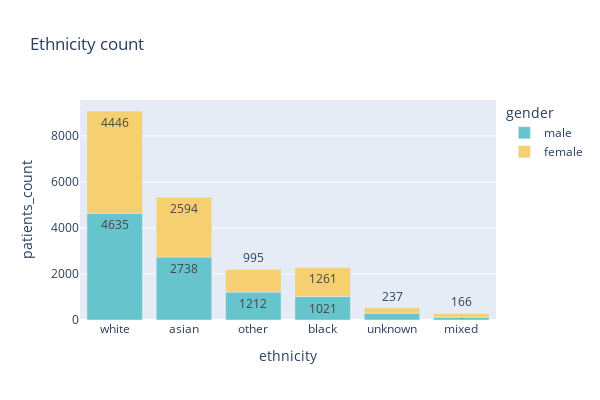

Notebook code for this chart:
### Code cell
def ethnicity_plot(df):
    '''
    Plots a bar chart from a dataframe loaded by user, that has
    fields 'Ethnicity' and 'Gender' according to data dictionary
    '''
    plot_df = df[['Ethnicity', 'Gender']].value_counts().to_frame().reset_index()
    dict_etn = {1: 'asian',
                2: 'black',
                3: 'mixed',
                4: 'other',
                5: 'unknown',
                6: 'white'}
    plot_df = plot_df.replace({'Ethnicity': dict_etn})
    dict_gen = {0: 'male', 1: 'female'}
    plot_df = plot_df.replace({'Gender': dict_gen})
    plot_df.rename(columns={'Ethnicity': 'ethnicity',
                            'Gender': 'gender',
                            0: 'patients_count'}, inplace=True)
    plot=px.bar(plot_df, x='ethnicity', y='patients_count',
                color='gender', width=600, height=400,
                color_discrete_sequence=px.colors.qualitative.Pastel,
                title='Ethnicity count', text_auto=True)
    return plot

ethnicity_plot(df)

### Figure 1 — Plotly figure (JSON) as saved in the notebook; plotly's stock layout.template omitted (floating-point values rounded to 4 significant figures)
{"data": [{"alignmentgroup": "True", "hovertemplate": "gender=male<br>ethnicity=%{x}<br>patients_count=%{y}<extra></extra>", "legendgroup": "male", "marker": {"color": "rgb(102, 197, 204)", "pattern": {"shape": ""}}, "name": "male", "offsetgroup": "male", "orientation": "v", "showlegend": true, "textposition": "auto", "texttemplate": "%{y}", "type": "bar", "x": ["white", "asian", "other", "black", "unknown", "mixed"], "xaxis": "x", "y": [4635, 2738, 1212, 1021, 295, 121], "yaxis": "y"}, {"alignmentgroup": "True", "hovertemplate": "gender=female<br>ethnicity=%{x}<br>patients_count=%{y}<extra></extra>", "legendgroup": "female", "marker": {"color": "rgb(246, 207, 113)", "pattern": {"shape": ""}}, "name": "female", "offsetgroup": "female", "orientation": "v", "showlegend": true, "textposition": "auto", "texttemplate": "%{y}", "type": "bar", "x": ["white", "asian", "black", "other", "unknown", "mixed"], "xaxis": "x", "y": [4446, 2594, 1261, 995, 237, 166], "yaxis": "y"}], "layout": {"barmode": "relative", "height": 400, "legend": {"title": {"text": "gender"}, "tracegroupgap": 0}, "title": {"text": "Ethnicity count"}, "width": 600, "xaxis": {"anchor": "y", "domain": [0, 1], "title": {"text": "ethnicity"}}, "yaxis": {"anchor": "x", "domain": [0, 1], "title": {"text": "patients_count"}}}}
